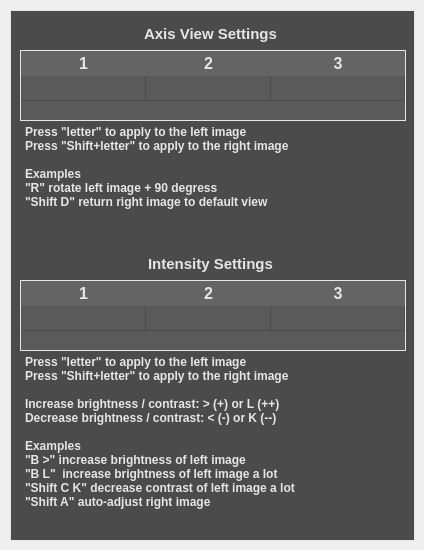
    <widget class="QWidget" name="KeyboardTabName">
     <attribute name="title">
      <string>Keyboard</string>
     </attribute>
     <widget class="QFrame" name="KeyboardShortcutsControlsFrame">
      <property name="geometry">
       <rect>
        <x>10</x>
        <y>10</y>
        <width>405</width>
        <height>531</height>
       </rect>
      </property>
      <property name="styleSheet">
       <string notr="true">QFrame { 
	background-color: #4b4b4b;
	border: 1px solid #e6e6e6; /* Border  */
}</string>
      </property>
      <property name="frameShape">
       <enum>QFrame::StyledPanel</enum>
      </property>
      <property name="frameShadow">
       <enum>QFrame::Raised</enum>
      </property>
      <widget class="QTextEdit" name="TileSizeText_5">
       <property name="geometry">
        <rect>
         <x>10</x>
         <y>110</y>
         <width>381</width>
         <height>111</height>
        </rect>
       </property>
       <property name="font">
        <font>
         <pointsize>8</pointsize>
        </font>
       </property>
       <property name="styleSheet">
        <string notr="true">QTextEdit { 
	background-color: #4b4b4b;
	color: #e6e6e6; /* Text color */
	border: 1px solid #4b4b4b; /* Border  */
    border-radius: 5px; /* Optional: Rounded corners */
	text-align: left;
}</string>
       </property>
       <property name="verticalScrollBarPolicy">
        <enum>Qt::ScrollBarAlwaysOff</enum>
       </property>
       <property name="horizontalScrollBarPolicy">
        <enum>Qt::ScrollBarAlwaysOff</enum>
       </property>
       <property name="readOnly">
        <bool>true</bool>
       </property>
       <property name="html">
        <string>&lt;!DOCTYPE HTML PUBLIC &quot;-//W3C//DTD HTML 4.0//EN&quot; &quot;http://www.w3.org/TR/REC-html40/strict.dtd&quot;&gt;
&lt;html&gt;&lt;head&gt;&lt;meta name=&quot;qrichtext&quot; content=&quot;1&quot; /&gt;&lt;style type=&quot;text/css&quot;&gt;
p, li { white-space: pre-wrap; }
&lt;/style&gt;&lt;/head&gt;&lt;body style=&quot; font-family:'MS Shell Dlg 2'; font-size:8pt; font-weight:400; font-style:normal;&quot;&gt;
&lt;p style=&quot; margin-top:0px; margin-bottom:0px; margin-left:0px; margin-right:0px; -qt-block-indent:0; text-indent:0px;&quot;&gt;&lt;span style=&quot; font-size:9pt; font-weight:600;&quot;&gt;Press &amp;quot;letter&amp;quot; to apply to the left image&lt;/span&gt;&lt;/p&gt;
&lt;p style=&quot; margin-top:0px; margin-bottom:0px; margin-left:0px; margin-right:0px; -qt-block-indent:0; text-indent:0px;&quot;&gt;&lt;span style=&quot; font-size:9pt; font-weight:600;&quot;&gt;Press &amp;quot;Shift+letter&amp;quot; to apply to the right image&lt;/span&gt;&lt;/p&gt;
&lt;p style=&quot;-qt-paragraph-type:empty; margin-top:0px; margin-bottom:0px; margin-left:0px; margin-right:0px; -qt-block-indent:0; text-indent:0px; font-size:9pt; font-weight:600;&quot;&gt;&lt;br /&gt;&lt;/p&gt;
&lt;p style=&quot; margin-top:0px; margin-bottom:0px; margin-left:0px; margin-right:0px; -qt-block-indent:0; text-indent:0px;&quot;&gt;&lt;span style=&quot; font-size:9pt; font-weight:600;&quot;&gt;Examples&lt;/span&gt;&lt;/p&gt;
&lt;p style=&quot; margin-top:0px; margin-bottom:0px; margin-left:0px; margin-right:0px; -qt-block-indent:0; text-indent:0px;&quot;&gt;&lt;span style=&quot; font-size:9pt; font-weight:600;&quot;&gt;&amp;quot;R&amp;quot; rotate left image + 90 degress&lt;/span&gt;&lt;/p&gt;
&lt;p style=&quot; margin-top:0px; margin-bottom:0px; margin-left:0px; margin-right:0px; -qt-block-indent:0; text-indent:0px;&quot;&gt;&lt;span style=&quot; font-size:9pt; font-weight:600;&quot;&gt;&amp;quot;Shift D&amp;quot; return right image to default view&lt;/span&gt;&lt;/p&gt;
&lt;p style=&quot;-qt-paragraph-type:empty; margin-top:0px; margin-bottom:0px; margin-left:0px; margin-right:0px; -qt-block-indent:0; text-indent:0px; font-size:9pt; font-weight:600;&quot;&gt;&lt;br /&gt;&lt;/p&gt;&lt;/body&gt;&lt;/html&gt;</string>
       </property>
      </widget>
      <widget class="QTableWidget" name="keyboardShortCutsTableWidget">
       <property name="geometry">
        <rect>
         <x>10</x>
         <y>40</y>
         <width>386</width>
         <height>71</height>
        </rect>
       </property>
       <property name="font">
        <font>
         <pointsize>9</pointsize>
         <weight>75</weight>
         <bold>true</bold>
        </font>
       </property>
       <property name="styleSheet">
        <string notr="true">QTableView {
    background-color: #5a5a5a;
    color: #e6e6e6; 
    font-weight: bold;
    font-size: 9pt; /* Table body font size */
    border: 1px solid #e6e6e6; /* Border  */
    border-radius: 0px; /* Optional: Rounded corners */
}

QHeaderView::section {
    border: 0px solid #e6e6e6; /* Border  */
    gridline-color: #e6e6e6; /* Gridline color */
    background-color: #646464;
    color: #e6e6e6; 
    font-weight: bold;
    font-size: 12pt; /* Header font size */
    padding: 1px;
}

QHeaderView {
    border: 0px solid #e6e6e6; /* Border  */
    background-color: #646464; /* Background for the entire header area */
    font-size: 12pt; /* Ensure header area uses 12pt */
}

QTableCornerButton::section {
    background-color: #646464; /* Match the header background */
}

/* Center text in the table body items */
QTableView::item,
QTableWidget::item {
    border: 0px solid #e6e6e6; /* Border  */
    gridline-color: #e6e6e6; /* Gridline color */
    text-align: center;
    font-size: 9pt; /* Table body items font size */
}

QTableView::viewport {
    background-color: #646464; /* Background beneath the last row */
}

QTableWidget::item:selected {
    background-color: #666f75; /* Background for selected cells */
    color: #e6e6e6; /* Text color for selected cells */
}

QTableWidget::item:selected:!active {
    background-color: #5a5a5a; /* Background when table loses focus */
    color: #e6e6e6; /* Text color */
}

QTableWidget QLineEdit {
    background-color: #666f75; /* Background when editing */
    color: #e6e6e6; /* Text color while editing */
    border: 1px solid #e6e6e6; /* Border for the editor */
}
</string>
       </property>
       <property name="horizontalScrollBarPolicy">
        <enum>Qt::ScrollBarAlwaysOff</enum>
       </property>
       <property name="autoScroll">
        <bool>false</bool>
       </property>
       <property name="editTriggers">
        <set>QAbstractItemView::NoEditTriggers</set>
       </property>
       <property name="rowCount">
        <number>1</number>
       </property>
       <property name="columnCount">
        <number>3</number>
       </property>
       <attribute name="horizontalHeaderMinimumSectionSize">
        <number>25</number>
       </attribute>
       <attribute name="horizontalHeaderDefaultSectionSize">
        <number>125</number>
       </attribute>
       <attribute name="horizontalHeaderStretchLastSection">
        <bool>true</bool>
       </attribute>
       <attribute name="verticalHeaderVisible">
        <bool>false</bool>
       </attribute>
       <attribute name="verticalHeaderMinimumSectionSize">
        <number>25</number>
       </attribute>
       <attribute name="verticalHeaderDefaultSectionSize">
        <number>25</number>
       </attribute>
       <row/>
       <column/>
       <column/>
       <column/>
      </widget>
      <widget class="QTextEdit" name="TileSizeText_6">
       <property name="geometry">
        <rect>
         <x>10</x>
         <y>10</y>
         <width>381</width>
         <height>31</height>
        </rect>
       </property>
       <property name="font">
        <font>
         <pointsize>8</pointsize>
        </font>
       </property>
       <property name="styleSheet">
        <string notr="true">QTextEdit { 
	background-color: #4b4b4b;
	color: #e6e6e6; /* Text color */
	border: 1px solid #4b4b4b; /* Border  */
    border-radius: 5px; /* Optional: Rounded corners */
	text-align: center;
}</string>
       </property>
       <property name="verticalScrollBarPolicy">
        <enum>Qt::ScrollBarAlwaysOff</enum>
       </property>
       <property name="horizontalScrollBarPolicy">
        <enum>Qt::ScrollBarAlwaysOff</enum>
       </property>
       <property name="readOnly">
        <bool>true</bool>
       </property>
       <property name="html">
        <string>&lt;!DOCTYPE HTML PUBLIC &quot;-//W3C//DTD HTML 4.0//EN&quot; &quot;http://www.w3.org/TR/REC-html40/strict.dtd&quot;&gt;
&lt;html&gt;&lt;head&gt;&lt;meta name=&quot;qrichtext&quot; content=&quot;1&quot; /&gt;&lt;style type=&quot;text/css&quot;&gt;
p, li { white-space: pre-wrap; }
&lt;/style&gt;&lt;/head&gt;&lt;body style=&quot; font-family:'MS Shell Dlg 2'; font-size:8pt; font-weight:400; font-style:normal;&quot;&gt;
&lt;p align=&quot;center&quot; style=&quot; margin-top:0px; margin-bottom:0px; margin-left:0px; margin-right:0px; -qt-block-indent:0; text-indent:0px;&quot;&gt;&lt;span style=&quot; font-size:11pt; font-weight:600;&quot;&gt;Axis View Settings&lt;/span&gt;&lt;/p&gt;&lt;/body&gt;&lt;/html&gt;</string>
       </property>
      </widget>
      <widget class="QTextEdit" name="TileSizeText_7">
       <property name="geometry">
        <rect>
         <x>10</x>
         <y>240</y>
         <width>381</width>
         <height>31</height>
        </rect>
       </property>
       <property name="font">
        <font>
         <pointsize>8</pointsize>
        </font>
       </property>
       <property name="styleSheet">
        <string notr="true">QTextEdit { 
	background-color: #4b4b4b;
	color: #e6e6e6; /* Text color */
	border: 1px solid #4b4b4b; /* Border  */
    border-radius: 5px; /* Optional: Rounded corners */
	text-align: center;
}</string>
       </property>
       <property name="verticalScrollBarPolicy">
        <enum>Qt::ScrollBarAlwaysOff</enum>
       </property>
       <property name="horizontalScrollBarPolicy">
        <enum>Qt::ScrollBarAlwaysOff</enum>
       </property>
       <property name="readOnly">
        <bool>true</bool>
       </property>
       <property name="html">
        <string>&lt;!DOCTYPE HTML PUBLIC &quot;-//W3C//DTD HTML 4.0//EN&quot; &quot;http://www.w3.org/TR/REC-html40/strict.dtd&quot;&gt;
&lt;html&gt;&lt;head&gt;&lt;meta name=&quot;qrichtext&quot; content=&quot;1&quot; /&gt;&lt;style type=&quot;text/css&quot;&gt;
p, li { white-space: pre-wrap; }
&lt;/style&gt;&lt;/head&gt;&lt;body style=&quot; font-family:'MS Shell Dlg 2'; font-size:8pt; font-weight:400; font-style:normal;&quot;&gt;
&lt;p align=&quot;center&quot; style=&quot; margin-top:0px; margin-bottom:0px; margin-left:0px; margin-right:0px; -qt-block-indent:0; text-indent:0px;&quot;&gt;&lt;span style=&quot; font-size:11pt; font-weight:600;&quot;&gt;Intensity Settings&lt;/span&gt;&lt;/p&gt;&lt;/body&gt;&lt;/html&gt;</string>
       </property>
      </widget>
      <widget class="QTextEdit" name="TileSizeText_8">
       <property name="geometry">
        <rect>
         <x>10</x>
         <y>340</y>
         <width>381</width>
         <height>181</height>
        </rect>
       </property>
       <property name="font">
        <font>
         <pointsize>8</pointsize>
        </font>
       </property>
       <property name="styleSheet">
        <string notr="true">QTextEdit { 
	background-color: #4b4b4b;
	color: #e6e6e6; /* Text color */
	border: 1px solid #4b4b4b; /* Border  */
    border-radius: 5px; /* Optional: Rounded corners */
	text-align: left;
}</string>
       </property>
       <property name="verticalScrollBarPolicy">
        <enum>Qt::ScrollBarAlwaysOff</enum>
       </property>
       <property name="horizontalScrollBarPolicy">
        <enum>Qt::ScrollBarAlwaysOff</enum>
       </property>
       <property name="readOnly">
        <bool>true</bool>
       </property>
       <property name="html">
        <string>&lt;!DOCTYPE HTML PUBLIC &quot;-//W3C//DTD HTML 4.0//EN&quot; &quot;http://www.w3.org/TR/REC-html40/strict.dtd&quot;&gt;
&lt;html&gt;&lt;head&gt;&lt;meta name=&quot;qrichtext&quot; content=&quot;1&quot; /&gt;&lt;style type=&quot;text/css&quot;&gt;
p, li { white-space: pre-wrap; }
&lt;/style&gt;&lt;/head&gt;&lt;body style=&quot; font-family:'MS Shell Dlg 2'; font-size:8pt; font-weight:400; font-style:normal;&quot;&gt;
&lt;p style=&quot; margin-top:0px; margin-bottom:0px; margin-left:0px; margin-right:0px; -qt-block-indent:0; text-indent:0px;&quot;&gt;&lt;span style=&quot; font-size:9pt; font-weight:600;&quot;&gt;Press &amp;quot;letter&amp;quot; to apply to the left image&lt;/span&gt;&lt;/p&gt;
&lt;p style=&quot; margin-top:0px; margin-bottom:0px; margin-left:0px; margin-right:0px; -qt-block-indent:0; text-indent:0px;&quot;&gt;&lt;span style=&quot; font-size:9pt; font-weight:600;&quot;&gt;Press &amp;quot;Shift+letter&amp;quot; to apply to the right image&lt;/span&gt;&lt;/p&gt;
&lt;p style=&quot;-qt-paragraph-type:empty; margin-top:0px; margin-bottom:0px; margin-left:0px; margin-right:0px; -qt-block-indent:0; text-indent:0px; font-size:9pt; font-weight:600;&quot;&gt;&lt;br /&gt;&lt;/p&gt;
&lt;p style=&quot; margin-top:0px; margin-bottom:0px; margin-left:0px; margin-right:0px; -qt-block-indent:0; text-indent:0px;&quot;&gt;&lt;span style=&quot; font-size:9pt; font-weight:600;&quot;&gt;Increase brightness / contrast: &amp;gt; (+) or L (++)&lt;/span&gt;&lt;/p&gt;
&lt;p style=&quot; margin-top:0px; margin-bottom:0px; margin-left:0px; margin-right:0px; -qt-block-indent:0; text-indent:0px;&quot;&gt;&lt;span style=&quot; font-size:9pt; font-weight:600;&quot;&gt;Decrease brightness / contrast: &amp;lt; (-) or K (--)&lt;/span&gt;&lt;/p&gt;
&lt;p style=&quot;-qt-paragraph-type:empty; margin-top:0px; margin-bottom:0px; margin-left:0px; margin-right:0px; -qt-block-indent:0; text-indent:0px; font-size:9pt; font-weight:600;&quot;&gt;&lt;br /&gt;&lt;/p&gt;
&lt;p style=&quot; margin-top:0px; margin-bottom:0px; margin-left:0px; margin-right:0px; -qt-block-indent:0; text-indent:0px;&quot;&gt;&lt;span style=&quot; font-size:9pt; font-weight:600;&quot;&gt;Examples&lt;/span&gt;&lt;/p&gt;
&lt;p style=&quot; margin-top:0px; margin-bottom:0px; margin-left:0px; margin-right:0px; -qt-block-indent:0; text-indent:0px;&quot;&gt;&lt;span style=&quot; font-size:9pt; font-weight:600;&quot;&gt;&amp;quot;B &amp;gt;&amp;quot; increase brightness of left image&lt;/span&gt;&lt;/p&gt;
&lt;p style=&quot; margin-top:0px; margin-bottom:0px; margin-left:0px; margin-right:0px; -qt-block-indent:0; text-indent:0px;&quot;&gt;&lt;span style=&quot; font-size:9pt; font-weight:600;&quot;&gt;&amp;quot;B L&amp;quot;  increase brightness of left image a lot&lt;/span&gt;&lt;/p&gt;
&lt;p style=&quot; margin-top:0px; margin-bottom:0px; margin-left:0px; margin-right:0px; -qt-block-indent:0; text-indent:0px;&quot;&gt;&lt;span style=&quot; font-size:9pt; font-weight:600;&quot;&gt;&amp;quot;Shift C K&amp;quot; decrease contrast of left image a lot&lt;/span&gt;&lt;/p&gt;
&lt;p style=&quot; margin-top:0px; margin-bottom:0px; margin-left:0px; margin-right:0px; -qt-block-indent:0; text-indent:0px;&quot;&gt;&lt;span style=&quot; font-size:9pt; font-weight:600;&quot;&gt;&amp;quot;Shift A&amp;quot; auto-adjust right image&lt;/span&gt;&lt;/p&gt;
&lt;p style=&quot;-qt-paragraph-type:empty; margin-top:0px; margin-bottom:0px; margin-left:0px; margin-right:0px; -qt-block-indent:0; text-indent:0px; font-size:9pt; font-weight:600;&quot;&gt;&lt;br /&gt;&lt;/p&gt;&lt;/body&gt;&lt;/html&gt;</string>
       </property>
      </widget>
      <widget class="QTableWidget" name="keyboardShortCutsTableWidget_2">
       <property name="geometry">
        <rect>
         <x>10</x>
         <y>270</y>
         <width>386</width>
         <height>71</height>
        </rect>
       </property>
       <property name="font">
        <font>
         <pointsize>9</pointsize>
         <weight>75</weight>
         <bold>true</bold>
        </font>
       </property>
       <property name="styleSheet">
        <string notr="true">QTableView {
    background-color: #5a5a5a;
    color: #e6e6e6; 
    font-weight: bold;
    font-size: 9pt; /* Table body font size */
    border: 1px solid #e6e6e6; /* Border  */
    border-radius: 0px; /* Optional: Rounded corners */
}

QHeaderView::section {
    border: 0px solid #e6e6e6; /* Border  */
    gridline-color: #e6e6e6; /* Gridline color */
    background-color: #646464;
    color: #e6e6e6; 
    font-weight: bold;
    font-size: 12pt; /* Header font size */
    padding: 1px;
}

QHeaderView {
    border: 0px solid #e6e6e6; /* Border  */
    background-color: #646464; /* Background for the entire header area */
    font-size: 12pt; /* Ensure header area uses 12pt */
}

QTableCornerButton::section {
    background-color: #646464; /* Match the header background */
}

/* Center text in the table body items */
QTableView::item,
QTableWidget::item {
    border: 0px solid #e6e6e6; /* Border  */
    gridline-color: #e6e6e6; /* Gridline color */
    text-align: center;
    font-size: 9pt; /* Table body items font size */
}

QTableView::viewport {
    background-color: #646464; /* Background beneath the last row */
}

QTableWidget::item:selected {
    background-color: #666f75; /* Background for selected cells */
    color: #e6e6e6; /* Text color for selected cells */
}

QTableWidget::item:selected:!active {
    background-color: #5a5a5a; /* Background when table loses focus */
    color: #e6e6e6; /* Text color */
}

QTableWidget QLineEdit {
    background-color: #666f75; /* Background when editing */
    color: #e6e6e6; /* Text color while editing */
    border: 1px solid #e6e6e6; /* Border for the editor */
}
</string>
       </property>
       <property name="horizontalScrollBarPolicy">
        <enum>Qt::ScrollBarAlwaysOff</enum>
       </property>
       <property name="autoScroll">
        <bool>false</bool>
       </property>
       <property name="editTriggers">
        <set>QAbstractItemView::NoEditTriggers</set>
       </property>
       <property name="rowCount">
        <number>1</number>
       </property>
       <property name="columnCount">
        <number>3</number>
       </property>
       <attribute name="horizontalHeaderMinimumSectionSize">
        <number>25</number>
       </attribute>
       <attribute name="horizontalHeaderDefaultSectionSize">
        <number>125</number>
       </attribute>
       <attribute name="horizontalHeaderStretchLastSection">
        <bool>true</bool>
       </attribute>
       <attribute name="verticalHeaderVisible">
        <bool>false</bool>
       </attribute>
       <attribute name="verticalHeaderMinimumSectionSize">
        <number>25</number>
       </attribute>
       <attribute name="verticalHeaderDefaultSectionSize">
        <number>25</number>
       </attribute>
       <row/>
       <column/>
       <column/>
       <column/>
      </widget>
      <zorder>TileSizeText_6</zorder>
      <zorder>TileSizeText_5</zorder>
      <zorder>keyboardShortCutsTableWidget</zorder>
      <zorder>TileSizeText_7</zorder>
      <zorder>TileSizeText_8</zorder>
      <zorder>keyboardShortCutsTableWidget_2</zorder>
     </widget>
    </widget>
